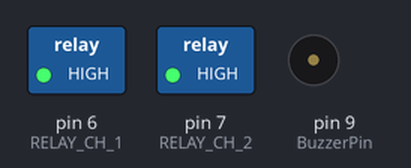
Simulated run of this sketch. Board: Arduino Uno, built with avr-gcc and run on an emulated ATmega328P. Shown: switched loads named in the sketch (green lamp = pin HIGH), buzzer (waves = sounding, pin HIGH). Pins used as bus, display or sensor lines are not drawn; what the sketch prints to the serial monitor is not drawn.

Above: at 7.5 s.
At 15.2 s:
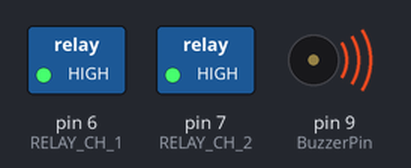
At 30.46 s:
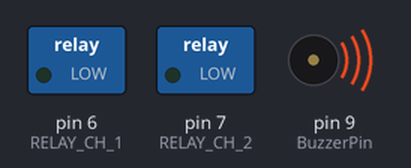
Timing chart, 0 to 39.7 s (numbered marks = the images above):
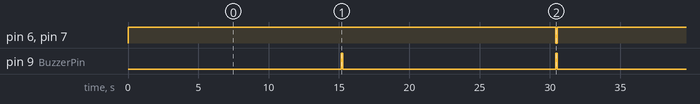

The sketch:

estimulema.ino
```cpp
#include <SPI.h>
// configuracion datos del dac
#define DAC_OP_MODE 1
#define DAC_SS_PIN 10
// #define PIN1 3
// #define PIN2 4
// definicion pinos del hardware
#define RELAY_CH_1 6 // rele del canal 1
#define RELAY_CH_2 7 // rele del canal 2
#define BuzzerPin 9 // rele del canal 2
#define STOP_BUTTON 23 // Boton de emergencia
#define SERIAL_TIMEOUT 50
/* Stimulation user configuration */
#define STIM_MAX 3410
#define STIM_ZERO 2047
#define STIM_MIN 684
#define INTERPHASE_DELAY 0 // us (offset de 30us)
#define INTERPULSE_DELAY 2000000 // us
#define INTERCHANNEL_DELAY 500000 // us
#define BUFFER_SIZE 10
/* Global variables      */
// For data on SPI communication
byte valueToWriteH = 0;
byte valueToWriteL = 0;
// Used in While-loops
boolean leave_loop;
int teste = 1;
struct therapy_t
{
	int ch_id;
	long freq; // Hz
	long therapy_Tfreq;
	int ampli; // milli amps
	int mA;
	long therapy_pw; // us
	long therapy_pw_r; // us
	long therapy_duration; // in seconds
};

struct micros_t
{
	long time1; // ms
	long time2; // ms
	long t_now; // ms
	long multi_us = 1000000;
	long multi_ms = 1000;
};

therapy_t t; // values for terapy
micros_t mt; // values for time counters and therapy time
micros_t pt; // values for time counters and period time
micros_t pwt; // values for time counters and pw time
/* First run */
void setup()
{
	/* System initialization */
	// Communication
	Serial.begin(2000000);
	Serial.setTimeout(SERIAL_TIMEOUT);
	// DAC
	pinMode(DAC_SS_PIN, OUTPUT);
	// Dac configurations - LOW/0: Enable SPI communication, HIGH/1: Disable communication
	digitalWrite(DAC_SS_PIN, 1);
	// Buzzer
	pinMode(BuzzerPin, OUTPUT);
	digitalWrite(BuzzerPin, 0);
	SPI.begin();
	// Relays
	pinMode(RELAY_CH_1, OUTPUT);
	pinMode(RELAY_CH_2, OUTPUT);
	// Relays configurations - LOW: Enable channel output, HIGH: Enable output for precharge resistor
	digitalWrite(RELAY_CH_1, 0); // LOW/0: precarga, HIGH/1: carga
	digitalWrite(RELAY_CH_2, 0); // LOW/0: precarga, HIGH/1: carga
	zeroChannels();
	leave_loop = false;
	// Predetermined values
	if (teste == 1)
	{
		t.freq = 300; // Hz
		t.ampli = 5; // milli amps
		t.therapy_duration = 1;
		t.therapy_pw = 500;
		t.ampli = 100;
		// configuration of initial values
		t.therapy_duration = t.therapy_duration * mt.multi_us; // in us
		t.therapy_Tfreq = mt.multi_us / t.freq; // period time in us
		t.therapy_pw_r = t.therapy_Tfreq - (t.therapy_pw * 2);
		// Este valor deberia ser pasado directamente por la GUI
		t.mA = map(t.ampli, 0, 100, 0, 2047);
	}
	Serial.println("Configurations ends");
	// delay(3000);
}

/* Eternal loop */
void loop()
{
	// Stay here until the app sends a start command
	// initializeSession(); // sets up channels and session types
	// BuzeerBIP(1,100);
	/*for (int i = 0; i < 60; i++)
	{
	t.ampli = i;
	t.mA = map(t.ampli, 0, 100, 0, 2047);
	printData();
	stimulationWave_Square();
	// }
	switch (i)
	{
	case 40:
	BuzeerBIP(1, 100);
	break;
	case 50:
	BuzeerBIP(2, 100);
	break;
	case 58:
	BuzeerBIP(3, 100);
	break;
	}
	}*/
	/* teste delay while  */
	// testeWhile();
	/* Calibration dac with max levels of current  */
	calibrationDAC(0, 100, 50);
}

/****************************************************************************************/
/************************************ System Functions **********************************/
/* Data reception */
void initializeSession()
{
	Serial.println("Waiting for conexion...");
	Serial.flush(); // clean buffer about data in
	char in_bytes[BUFFER_SIZE];
	while (Serial.available() > 0)
	{
		if (Serial.available() > 0)
		{
			Serial.readBytes(in_bytes, BUFFER_SIZE);
		}
		for (int i = 0; i < BUFFER_SIZE; i++)
		{
			Serial.print(in_bytes[i], HEX);
			Serial.print(" ");
		}
		Serial.println("\n\n\n");
		for (int i = 0; i < BUFFER_SIZE; i++)
		{
			Serial.print(in_bytes[i]);
			String val = "(" + String(i) + ")   ";
			Serial.print(val);
		}
		delay(10000);
		Serial.flush(); // clean buffer about data in
	}
}

/* Square wave geration */
void stimulationWave_Square()
{
	mt.t_now = micros();
	mt.time1 = micros();
	while (mt.time1 <= mt.t_now + t.therapy_duration)
	// therapy_duration
	{
		pt.t_now = micros();
		pt.time1 = micros();
		digitalWrite(RELAY_CH_1, 1); // LOW/0: precarga, HIGH/1: carga
		digitalWrite(RELAY_CH_2, 1); // LOW/0: precarga, HIGH/1: carga
		while (pt.time1 <= pt.t_now + t.therapy_Tfreq)
		// therapy_Tfreq
		{
			// ************************************** Positive pulse
			sendStimValue(0, 1,(STIM_ZERO + t.mA));
			sendStimValue(1, 1,(STIM_ZERO + t.mA));
			pwt.t_now = micros();
			pwt.time1 = micros();
			// aqui vou colocar la instrucion do DAC
			while (pwt.time1 <= pwt.t_now + t.therapy_pw)
			// therapy_pw
			{
				pwt.time1 = micros(); // therapy_pw
			}
			// ************************************** Negative pulse
			// aqui vou colocar la instrucion do DAC
			sendStimValue(0, 1,(STIM_ZERO - t.mA));
			sendStimValue(1, 1,(STIM_ZERO - t.mA));
			pwt.t_now = micros();
			pwt.time1 = micros();
			while (pwt.time1 <= pwt.t_now + t.therapy_pw)
			// therapy_pw
			{
				pwt.time1 = micros(); // therapy_pw
			}
			// ************************************* Rest pulse - 0 estimulation
			sendStimValue(0, 1, STIM_ZERO);
			sendStimValue(1, 1, STIM_ZERO);
			pwt.t_now = micros();
			pwt.time1 = micros();
			// aqui vou colocar la instrucion for other things like recived data
			while (pwt.time1 <= pwt.t_now + t.therapy_pw_r)
			// therapy_pw
			{
				pwt.time1 = micros(); // therapy_pw
			}
			pt.time1 = micros(); // therapy_Tfreq
		}
		mt.time1 = micros(); // therapy_duration
	}
	// Tempo final
	digitalWrite(RELAY_CH_1, 0); // LOW/0: precarga, HIGH/1: carga
	digitalWrite(RELAY_CH_2, 0); // LOW/0: precarga, HIGH/1: carga
	sendStimValue(0, 1,(STIM_ZERO + 20));
	/*
	mt.t_now = micros();
	mt.time1 = micros();
	while (mt.time1 <= mt.t_now + t.therapy_duration)
	// therapy_duration
	{
	mt.time1 = micros(); // therapy_duration
	}
	*/
}

void sendStimValue(int address, int operation_mode, uint16_t value)
{
	//Serial.print("Valor de entrada: ");
	//Serial.println(value);
	valueToWriteH = 0;
	valueToWriteL = 0;
	valueToWriteH = highByte(value);
	valueToWriteH = 0b00001111 & valueToWriteH;
	valueToWriteH = (address << 6) | (operation_mode << 4) | valueToWriteH;
	valueToWriteL = lowByte(value);
	// take the SS pin low to select the chip:
	digitalWrite(DAC_SS_PIN, LOW);
	// send in the address and value via SPI:
	SPI.transfer(valueToWriteH);
	SPI.transfer(valueToWriteL);
	// take the SS pin high to de-select the chip:
	digitalWrite(DAC_SS_PIN, HIGH);
}

void stimulationWave_Ramp()
{
	mt.t_now = micros();
	mt.time1 = micros();
	while (mt.time1 <= mt.t_now + t.therapy_duration)
	// therapy_duration
	{
		pt.t_now = micros();
		pt.time1 = micros();
		while (pt.time1 <= pt.t_now + t.therapy_Tfreq)
		// therapy_Tfreq
		{
			// ************************************** Positive pulse
			pwt.t_now = micros();
			pwt.time1 = micros();
			// aqui vou colocar la instrucion do DAC
			sendStimValue(0, 1, STIM_MAX);
			while (pwt.time1 <= pwt.t_now + t.therapy_pw)
			// therapy_pw
			{
				pwt.time1 = micros(); // therapy_pw
			}
			// ************************************** Negative pulse
			pwt.t_now = micros();
			pwt.time1 = micros();
			// aqui vou colocar la instrucion do DAC
			sendStimValue(0, 1, STIM_MIN);
			while (pwt.time1 <= pwt.t_now + t.therapy_pw)
			// therapy_pw
			{
				pwt.time1 = micros(); // therapy_pw
			}
			// ************************************* Rest pulse - 0 estimulation
			pwt.t_now = micros();
			pwt.time1 = micros();
			// aqui vou colocar la instrucion for other things like recived data
			sendStimValue(0, 1, STIM_ZERO);
			while (pwt.time1 <= pwt.t_now + t.therapy_pw_r)
			// therapy_pw
			{
				pwt.time1 = micros(); // therapy_pw
			}
			pt.time1 = micros(); // therapy_Tfreq
		}
		mt.time1 = micros(); // therapy_duration
	}
	// Tempo final
	mt.t_now = micros();
	mt.time1 = micros();
	sendStimValue(0, 1, STIM_ZERO);
	while (mt.time1 <= mt.t_now + t.therapy_duration)
	// therapy_duration
	{
		mt.time1 = micros(); // therapy_duration
	}
}

void testeWhile()
{
	mt.t_now = micros();
	mt.time1 = micros();
	while (mt.time1 <= mt.t_now + t.therapy_duration)
	{
		pt.t_now = micros();
		pt.time1 = micros();
		while (pt.time1 <= pt.t_now + t.therapy_Tfreq)
		{
			pwt.t_now = micros();
			pwt.time1 = micros();
			sendStimValue(0, 1, STIM_MAX);
			while (pwt.time1 <= pwt.t_now + t.therapy_pw)
			{
				pwt.time1 = micros(); // therapy_pw
			}
			pwt.t_now = micros();
			pwt.time1 = micros();
			sendStimValue(0, 1, STIM_MIN);
			while (pwt.time1 <= pwt.t_now + t.therapy_pw)
			{
				pwt.time1 = micros(); // therapy_pw
			}
			pwt.t_now = micros();
			pwt.time1 = micros();
			sendStimValue(0, 1, STIM_ZERO);
			while (pwt.time1 <= pwt.t_now + t.therapy_pw_r)
			{
				pwt.time1 = micros(); // therapy_pw
			}
			pt.time1 = micros(); // therapy_Tfreq
		}
		mt.time1 = micros(); // therapy_duration
	}
	mt.t_now = micros();
	mt.time1 = micros();
	while (mt.time1 <= mt.t_now + t.therapy_duration)
	{
		mt.time1 = micros(); // therapy_duration
	}
}

void calibrationDAC(int printValue, int duration, int dBip)
{
	if (printValue == 1)
	{
		printData();
		// BuzeerBIP(1, dBip);
		sendStimValue(0, 1, STIM_MAX);
		sendStimValue(1, 1, STIM_MAX);
		delay(duration);
		// BuzeerBIP(1, dBip);
		sendStimValue(0, 1, STIM_MIN);
		sendStimValue(1, 1, STIM_MIN);
		delay(duration);
		// BuzeerBIP(1, dBip);
		sendStimValue(0, 1, STIM_ZERO);
		sendStimValue(1, 1, STIM_ZERO);
		delay(duration);
	}
	if (printValue == 0)
	{
		digitalWrite(RELAY_CH_1, 1); // LOW/0: precarga, HIGH/1: carga
		digitalWrite(RELAY_CH_2, 1); // LOW/0: precarga, HIGH/1: carga
		for (int i = 0; i < 100; i++)
		{
			t.ampli = i;
			if(i == 50){
				BuzeerBIP(1, 100);
			}
			t.mA = map(t.ampli, 0, 100, 0, 1363);
			printData();
			// BuzeerBIP(1, 100);
			sendStimValue(0, 1, STIM_ZERO + t.mA);
			sendStimValue(1, 1, STIM_ZERO + t.mA);
			delay(duration);
			// BuzeerBIP(1, 100);
			t.mA = map(t.ampli, 0, 100, 0, 1300);
			sendStimValue(0, 1, STIM_ZERO - t.mA);
			sendStimValue(1, 1, STIM_ZERO - t.mA);
			delay(duration);
			// BuzeerBIP(1, 100);
			sendStimValue(0, 1, STIM_ZERO);
			sendStimValue(1, 1, STIM_ZERO);
			delay(duration);
		}
		digitalWrite(RELAY_CH_1, 0); // LOW/0: precarga, HIGH/1: carga
		digitalWrite(RELAY_CH_2, 0); // LOW/0: precarga, HIGH/1: carga
		BuzeerBIP(1, 100);
	}
}

void printData()
{
	Serial.print("Tiempo de terapia: ");
	Serial.println(t.therapy_duration);
	Serial.print("Frecuencia: ");
	Serial.println(t.freq);
	Serial.print("Periodo: ");
	Serial.println(t.therapy_Tfreq);
	Serial.print("Largura de Pulso: ");
	Serial.println(t.therapy_pw);
	Serial.print("tiempo faltante: ");
	Serial.println(t.therapy_pw_r);
	Serial.print("Corriente basico: ");
	Serial.println(t.ampli);
	Serial.print("Decimal DAC: ");
	Serial.println(t.mA);
	Serial.print("Decimal DAC positivo: ");
	Serial.println(STIM_ZERO + t.mA);
	Serial.print("Decimal DAC negativo: ");
	Serial.println(STIM_ZERO - t.mA);
	Serial.println(" ");
}

void zeroChannels()
{
	digitalWrite(RELAY_CH_1, 0);
	digitalWrite(RELAY_CH_2, 0);
	sendStimValue(0, 1,(uint16_t) (STIM_ZERO + 20));
	sendStimValue(1, 1,(uint16_t) (STIM_ZERO + 20));
}

void BuzeerBIP(int sel, int duration)
{
	switch (sel)
	{
		case 1:
			digitalWrite(BuzzerPin, 1);
			delay(duration);
			digitalWrite(BuzzerPin, 0);
			break;
		case 2:
			digitalWrite(BuzzerPin, 1);
			delay(duration);
			digitalWrite(BuzzerPin, 0);
			delay(duration);
			digitalWrite(BuzzerPin, 1);
			delay(duration);
			digitalWrite(BuzzerPin, 0);
			break;
		case 3:
			digitalWrite(BuzzerPin, 1);
			delay(duration);
			digitalWrite(BuzzerPin, 0);
			delay(duration);
			digitalWrite(BuzzerPin, 1);
			delay(duration);
			digitalWrite(BuzzerPin, 0);
			delay(duration);
			digitalWrite(BuzzerPin, 1);
			delay(duration);
			digitalWrite(BuzzerPin, 0);
			break;
	}
}
```

Measured:
- by itself, pin 6 (RELAY_CH_1), pin 7 (RELAY_CH_2): alternates HIGH for 30.4 s and LOW for 0.10 s
- by itself, pin 9 (BuzzerPin): alternates HIGH for 0.10 s and LOW for 15.2 s
- by itself, everything shown: repeats every 30.5 s, in 4 steps
